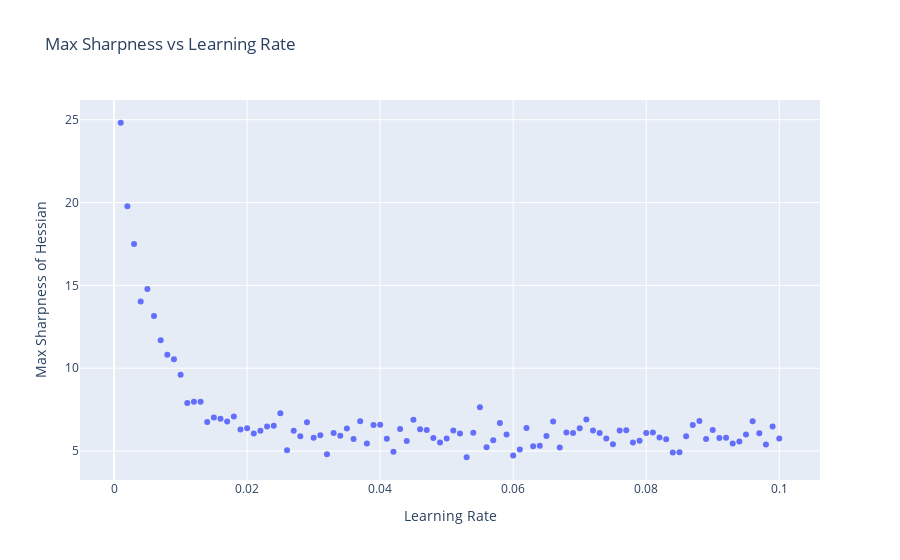

Notebook code cell kept with this figure:
### Code cell
out['sharpness_H_smooth'] = (
    out[out['sharpness_H'].notna()]
    .groupby('model_id')['sharpness_H']
    .transform(lambda x: x.rolling(window=5, min_periods=2).mean())
)

max_sharpness = (
    out
    .groupby('model_id')[['sharpness_H_smooth']]
    .max()
    .merge(right=md[["model_id","learning_rate"]], left_index=True, right_on="model_id")
)

fig =go.Figure()
fig.add_trace(go.Scatter(
    x=max_sharpness['learning_rate'],
    y=max_sharpness['sharpness_H_smooth'],
    mode='markers'
))
fig.update_layout(
    title="Max Sharpness vs Learning Rate",
    xaxis_title="Learning Rate",
    yaxis_title="Max Sharpness of Hessian"
)
fig.show()
